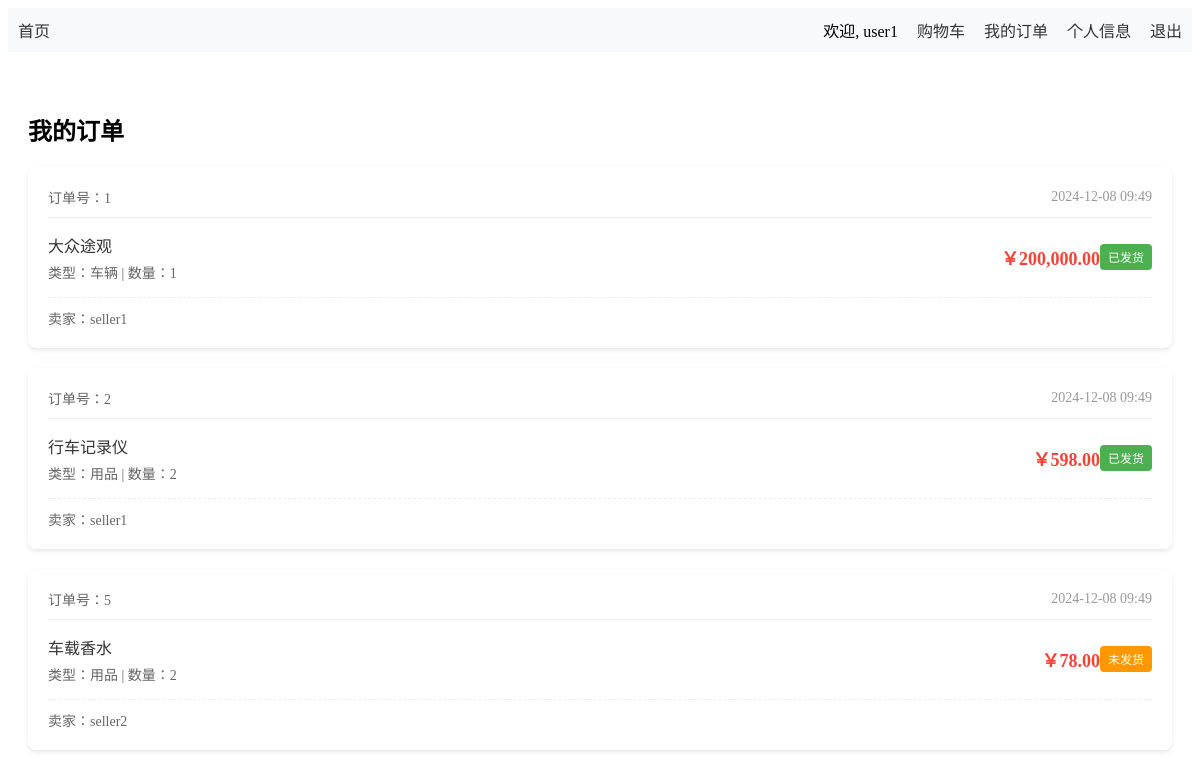
Screenshot of /user/orders.php (signed in) with the database file from the repository.
### tables this page shows
CREATE TABLE orders (
    order_id INT PRIMARY KEY AUTO_INCREMENT,
    user_id INT,
    seller_id INT,
    item_type ENUM('car', 'product') NOT NULL,
    item_id INT NOT NULL,
    quantity INT NOT NULL,
    total_price DECIMAL(10,2) NOT NULL,
    status ENUM('未发货', '已发货') DEFAULT '未发货',
    created_at TIMESTAMP DEFAULT CURRENT_TIMESTAMP,
    FOREIGN KEY (user_id) REFERENCES users(user_id),
    FOREIGN KEY (seller_id) REFERENCES users(user_id)
);

CREATE TABLE users (
    user_id INT PRIMARY KEY AUTO_INCREMENT,
    username VARCHAR(50) NOT NULL UNIQUE,
    password VARCHAR(255) NOT NULL,
    phone VARCHAR(20),
    email VARCHAR(100),
    age INT,
    signature TEXT,
    address TEXT,
    role ENUM('user', 'seller') NOT NULL DEFAULT 'user',  
    created_at TIMESTAMP DEFAULT CURRENT_TIMESTAMP
);

### user/orders.php (the view, shortened to what this page needs)
<?php
require_once '../includes/nav.php';
$db = Database::getInstance()->getConnection();
$userId = getCurrentUserId();
$sql = "SELECT o.*,
        CASE
            WHEN o.item_type = 'car' THEN c.car_name
            WHEN o.item_type = 'product' THEN p.product_name
        END as item_name,
        u.username as seller_name
        FROM orders o
        LEFT JOIN cars c ON o.item_type = 'car' AND o.item_id = c.car_id
        LEFT JOIN products p ON o.item_type = 'product' AND o.item_id = p.product_id
        LEFT JOIN users u ON o.seller_id = u.user_id
        WHERE o.user_id = ?
        ORDER BY o.created_at DESC";
$stmt = $db->prepare($sql);
$stmt->execute([$userId]);
$orders = $stmt->fetchAll(PDO::FETCH_ASSOC);
?>
<!DOCTYPE html>
<html>
<head>
</head>
<body>
    <div class="container">
        <h2>我的订单</h2>
        <?php if (empty($orders)): ?>
            <div class="empty-orders">
                <h3>还没有订单</h3>
                <p>快去购物吧！</p>
                <a href="../index.php" class="btn">去购物</a>
            </div>
        <?php else: ?>
            <div class="orders-grid">
                <?php foreach ($orders as $order): ?>
                    <div class="order-card">
                        <div class="order-header">
                            <span class="order-id">订单号：<?php echo $order['order_id']; ?></span>
                            <span class="order-time"><?php echo date('Y-m-d H:i', strtotime($order['created_at'])); ?></span>
                        </div>
                        <div class="order-content">
                            <div class="item-info">
                                <div class="item-name"><?php echo htmlspecialchars($order['item_name']); ?></div>
                                <div class="item-detail">
                                    类型：<?php echo $order['item_type'] == 'car' ? '车辆' : '用品'; ?> |
                                    数量：<?php echo $order['quantity']; ?>
                                </div>
                            </div>
                            <div class="order-price">
                                ￥<?php echo number_format($order['total_price'], 2); ?>
                            </div>
                            <div class="status-<?php echo $order['status']; ?> order-status">
                                <?php echo $order['status']; ?>
                            </div>
                        </div>
                        <div class="seller-info">
                            卖家：<?php echo htmlspecialchars($order['seller_name']); ?>
                        </div>
                    </div>
                <?php endforeach; ?>
            </div>
        <?php endif; ?>
    </div>
</body>
</html>

### user/orders.php (style rules this page uses)
.container { max-width: 1200px; margin: 20px auto; padding: 20px; }
.orders-grid { display: grid; gap: 20px; }
.order-card { background: white; border-radius: 8px; box-shadow: 0 2px 4px rgba(0,0,0,0.1); padding: 20px; }
.order-header { display: flex; justify-content: space-between; align-items: center; padding-bottom: 10px; border-bottom: 1px solid #eee; margin-bottom: 15px; }
.order-id { color: #666; font-size: 14px; }
.order-time { color: #999; font-size: 14px; }
.order-content { display: flex; justify-content: space-between; align-items: center; margin-bottom: 15px; }
.item-info { flex-grow: 1; }
.item-name { font-size: 16px; color: #333; margin-bottom: 5px; }
.item-detail { color: #666; font-size: 14px; }
.order-price { font-size: 18px; color: #f44336; font-weight: bold; }
.order-status { padding: 4px 8px; border-radius: 4px; font-size: 12px; color: white; }
.status-未发货 { background: #ff9800; }
.status-已发货 { background: #4caf50; }
.seller-info { font-size: 14px; color: #666; margin-top: 10px; padding-top: 10px; border-top: 1px dashed #eee; }

### rows the page displays
orders: order_id "1", created_at "2024-12-08 09:49", item_name "大众途观", item_type "车辆", quantity "1", total_price "200,000.00", status "已发货", seller.username "seller1"
orders: order_id "2", created_at "2024-12-08 09:49", item_name "行车记录仪", item_type "用品", quantity "2", total_price "598.00", status "已发货", seller.username "seller1"
orders: order_id "5", created_at "2024-12-08 09:49", item_name "车载香水", item_type "用品", quantity "2", total_price "78.00", status "未发货", seller.username "seller2"

### other values shown
getCurrentUsername() "user1"
